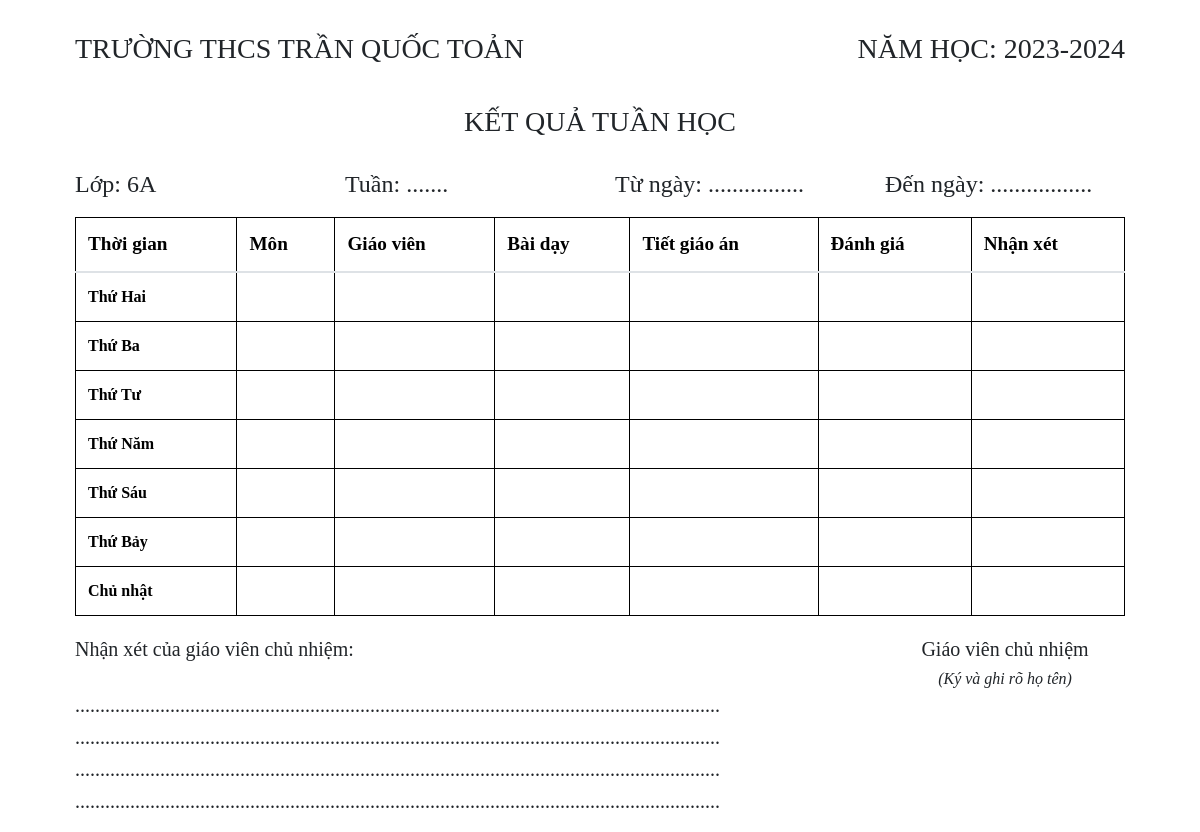
The page /home/6A/preview/ on the database as committed earlier.
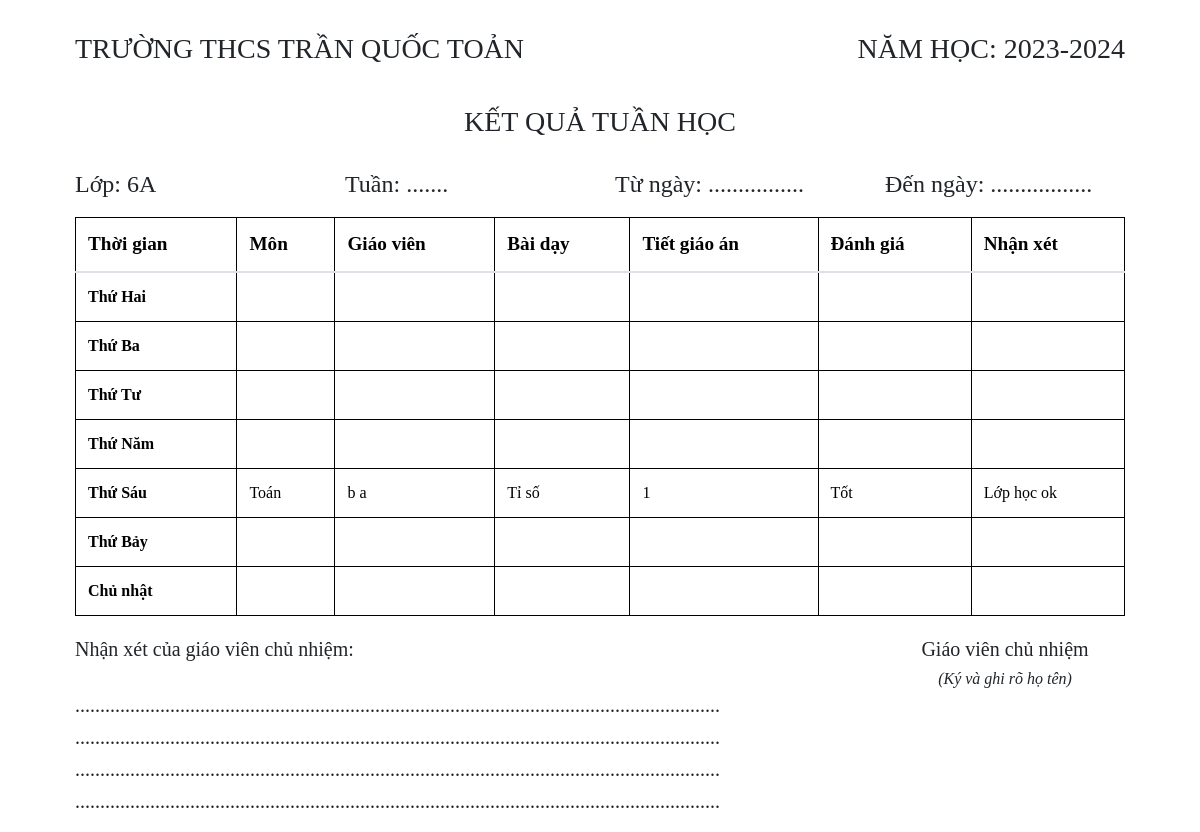
The same page on the database as committed later.
### CM/models.py (models this page shows, shortened)
class Lessons (models.Model):
    name = models.CharField(max_length=150)
    subject = models.ForeignKey(Subject, on_delete=models.CASCADE)
    classroom = models.ForeignKey(Classroom,on_delete=models.CASCADE)
    teacher = models.ForeignKey('app_User.Teacher', on_delete=models.CASCADE)
    counter = models.PositiveIntegerField(default=1)  # Thêm trường counter (đếm số tiết) editable=False
    comment = models.TextField()
    date_time = models.DateTimeField(auto_now_add=True)
    grades = (
        (10, 'Tốt'),
        (8, 'Khá'),
        (6, 'Trung Bình'),
        (4, 'Yếu'),
    )
    grade = models.IntegerField(choices=grades, default='10')

### SM/models.py (models this page shows, shortened)
class Subject (models.Model):
    id = models.CharField(primary_key=True, max_length = 10)
    name = models.CharField(max_length = 100,blank=False, null=False) # cần đảm bảo bắt buôc phải có

### app_User/models.py (models this page shows, shortened)
class Teacher(AbstractBaseUser,PermissionsMixin):
    email = models.EmailField(blank = True, default="",unique=True)
    id = models.CharField(max_length=10, unique=True,primary_key=True)
    last_name = models.CharField(max_length = 100,blank =True, default="")
    first_name = models.CharField(max_length = 100,blank =True, default="")
    is_active = models.BooleanField(default=True)
    is_superuser = models.BooleanField(default=False)
    is_staff = models.BooleanField(default=False)
    date_joined = models.DateTimeField(default = timezone.now)
    last_login = models.DateTimeField(default = timezone.now)
    objects = TeacherManager()
    USERNAME_FIELD = 'email'
    EMAIL_FIELD = 'email'
    REQUIRED_FIELDS = ['id'] #id
    class Meta:
        verbose_name = 'Teacher_User'
        verbose_name_plural = 'Teacher_Users'
    def get_full_name(self):
        return f"{self.last_name} {self.first_name}"

### CM/views.py (the view)
# urls.py: path('<str:classroom>/preview/', preview_lessons, name='preview_lessons'),
def preview_lessons(request,classroom):
    translation.activate('v')
    classroom_name = get_object_or_404(Classroom, name=classroom)
    if classroom_name:
        lessons_week = get_lessons_week(classroom_name)
        lessons_by_day = {i: lessons_week.filter(date_time__week_day=i) for i in range(7)}
    context = {
        'lesson_2': lessons_by_day.get(2),
        'lesson_3': lessons_by_day.get(3),
        'lesson_4': lessons_by_day.get(4),
        'lesson_5': lessons_by_day.get(5),
        'lesson_6': lessons_by_day.get(6),
        'lesson_7': lessons_by_day.get(7),
        'lesson_8': lessons_by_day.get(8),
        'classroom': classroom_name,
    }
    return render(request, 'lessons_pdf.html', context)

### CM/views.py (called while the page is built)
def get_lessons_week(classroom):
    today = datetime.now().date()
    start_of_week = today - timedelta(days=today.weekday())
    end_of_week = start_of_week + timedelta(days=6)
    lessons_week = Lessons.objects.filter(classroom=classroom, date_time__date__range=[start_of_week, end_of_week])
    return lessons_week

### CM/templates/lessons_pdf.html (shortened to what the changed rows need)
<!DOCTYPE html>
<html>
<head lang="vi">
    <link href="https://cdn.jsdelivr.net/npm/bootstrap@5.3.2/dist/css/bootstrap.min.css" rel="stylesheet">
    <link rel="stylesheet" href="https://cdn.jsdelivr.net/npm/bootstrap@4.3.1/dist/css/bootstrap.min.css">
</head>
<body class="full-screen container-fluid">
    <div style="margin-top: 3%">
        <div style="margin-top:1%">
            <table class="table table-bordered custom-table">
                <thead>
                    <tr>
                        <th scope="col">Thời gian</th>
                        <th scope="col">Môn</th>
                        <th scope="col">Giáo viên</th>
                        <th scope="col">Bài dạy</th>
                        <th scope="col">Tiết giáo án</th>
                        <th scope="col">Đánh giá</th>
                        <th scope="col">Nhận xét</th>
                    </tr>
                </thead>
                <tbody>
                    <tr>
                        <th scope="row">Thứ Hai</th>
                    </tr>
                    <tr>
                        <th scope="row">Thứ Ba</th>
                    </tr>
                    <tr>
                        <th scope="row">Thứ Tư</th>
                    </tr>
                    <tr>
                        <th scope="row">Thứ Năm</th>
                    </tr>
                    <tr>
                        <th scope="row">Thứ Sáu</th>
                        <td>
                            {% for lesson in lesson_6 %}
                            <div class="timetable-row">
                                <div class="timetable-cell">{{lesson.subject.name}}</div>
                            </div>
                            {% endfor %}
                        </td>
                        <td>
                            {% for lesson in lesson_6 %}
                            <div class="timetable-row">
                                <div class="timetable-cell">{{ lesson.teacher.get_full_name }}</div>
                            </div>
                            {% endfor %}
                        </td>
                        <td>
                            {% for lesson in lesson_6 %}
                            <div class="timetable-row">
                                <div class="timetable-cell">{{lesson.name}}</div>
                            </div>
                            {% endfor %}
                        </td>
                        <td>
                            {% for lesson in lesson_6 %}
                            <div class="timetable-row">
                                <div class="timetable-cell">{{lesson.counter}}</div>
                            </div>
                            {% endfor %}
                        </td>
                        <td>
                            {% for lesson in lesson_6 %}
                            <div class="timetable-row">
                                <div class="timetable-cell">{{ lesson.get_grade_display }}</div>
                            </div>
                            {% endfor %}
                        </td>
                        <td>
                            {% for lesson in lesson_6 %}
                            <div class="timetable-row">
                                <div class="timetable-cell">{{lesson.comment}}</div>
                            </div>
                            {% endfor %}
                        </td>
                    </tr>
                    <tr>
                        <th scope="row">Thứ Bảy</th>
                    </tr>
                    <tr>
                        <th scope="row">Chủ nhật</th>
                    </tr>
                </tbody>
            </table>
        </div>
    </div>
</body>
</html>

Rows that differ between the two databases and show on the page:
added Lessons: subject.name "Toán", teacher.get_full_name "b a", name "Tỉ số", counter "1", grade "Tốt", comment "Lớp học ok"
